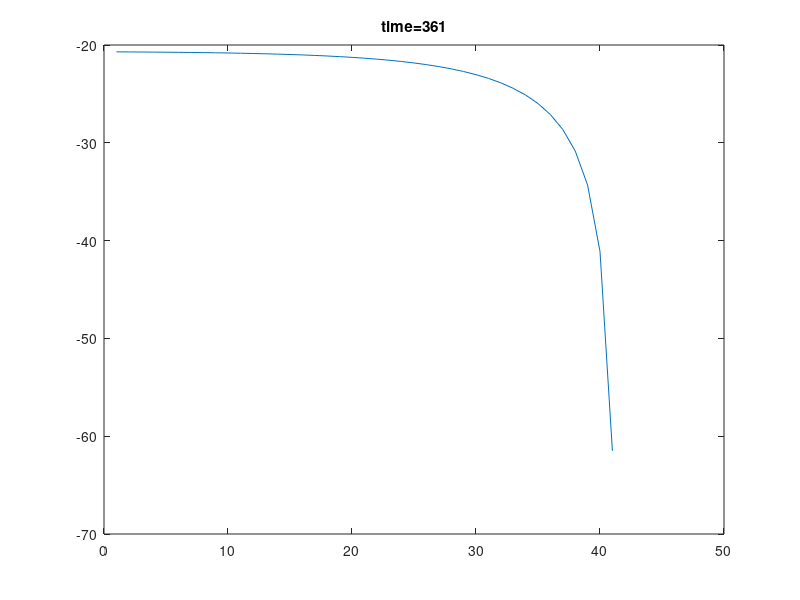

Source code (MATLAB):
function [ H ] = Solver_MKI()
% 1D Richards equation with constant boundary condition 
%
% First edition: Weix 23/03/2017 
%%
tic
% nNode=10;
% nTime=100;

% Spatial setup
lengthZ=40;
deltaZ=1;
nNode=lengthZ/deltaZ+1;

% Temporal setup
lengthTime=360;
deltaTime=1;
nTime=lengthTime/deltaTime+1;

% Iteration setup
nMaxIteration=1000;
miniIteError=0.01;



H=zeros(nNode,nTime);
H_temp=zeros(nNode,nMaxIteration);

%%% 

% H=zeros(nTime,nNode,nMaxIteration);
% time=[0:deltaTime:100]

% Initial condition and Boundary condition
h_init=zeros(nNode,1);
h_init(:)=-61.5;
h_init(1)=-20.7;
h_init(end)=-61.5;


%% MAIN
H(:,1)=h_init;
h=h_init;
for t=1:nTime
    
    h_PreviousTime=h;
    h0=h_PreviousTime; %???
    
    for j=1:nMaxIteration     

        %Assemble matrix for A_l*x=b_l
        matrixA=zeros(nNode);
        columnB=zeros(nNode,1);
        
        for i = 2:nNode-1
                
            %c by SCS approximation
%             h0(i)=h0(i)+0.0000001;    %To avoid NaN      
%             c(i)=(theata(h0(i))-theata(h_PreviousTime(i)))/(h0(i)+0.00000001-h_PreviousTime(i)); % add 0.0000001 To avoid NaN
            
            %c by analytical derivatives
            c(i)=theataDif(h(i));
            
            
            a=(k(h0(i))+k(h0(i-1)))/(-2*deltaZ^2);
            b=c(i)/deltaTime+(k(h0(i+1))+2*k(h0(i))+k(h0(i-1)))/(2*deltaZ^2);
            d=-(k(h0(i+1))+k(h0(i)))/(2*deltaZ^2);
            e=(-k(h0(i+1))+k(h0(i-1)))/(2*deltaZ)+c(i)*h_PreviousTime(i)/deltaTime;

            matrixA(i,i-1)=a;
            matrixA(i,i)=b;
            matrixA(i,i+1)=d;

            columnB(i)=e;

        end
        
        %Deal with B.C.(truncate the system matrix and take care of the
        %consequence)
        
        columnB=columnB-h_init(1).*matrixA(:,1);
        columnB=columnB-h_init(end).*matrixA(:,end);
        
        
        matrixA=matrixA(2:nNode-1,2:nNode-1);
        columnB=columnB(2:nNode-1,1);
        
%         columnB(1)=columnB(1)-matrixA(1,2)*h_init(1);
%         columnB(end)=columnB(end)-matrixA(end-1,end)*h_init(end);
        
       
        %Utilize sparsity
%         sparseA=sparse(matrixA);
%         h=sparseA\columnB;
        
        
        %Solve linear system
        h=matrixA\columnB;
        
        %Complete h with B.C.
        h=[h_init(1);h;h_init(end)];
        
        
        smeIte=sum((h-h0).^2);
        if sqrt(smeIte)<miniIteError 
            break 
        else
            h0=h;
        end
        

    end
    
    H(:,t+1)=h;
    
end
toc
    
figure

for t=1:nTime
    plot(H(:,t))
    title(sprintf('time=%i',t))
    drawnow
    frame(t)=getframe;
    
end
    
   
end

function result=theata(h)
theata_s=0.287;
theata_r=0.075;
alpha=1.611e6;
beta=3.96;

result=alpha*(theata_s-theata_r)/(alpha+abs(h)^beta)+theata_r;
end

function result=theataDif(h)
theata_s=0.287;
theata_r=0.075;
alpha=1.611e6;
beta=3.96;

result=-alpha*(theata_s-theata_r)*-1*(alpha+abs(h)^beta)^(-2)*abs(h)^(beta-1);

end

function result=k(h)
rho=1.175e6;
r=4.74;
k_s=0.00944;

result=k_s*rho/(rho+abs(h)^r);
end